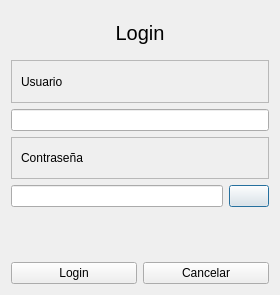
<?xml version="1.0" encoding="UTF-8"?>
<ui version="4.0">
 <class>Dialog</class>
 <widget class="QDialog" name="Dialog">
  <property name="geometry">
   <rect>
    <x>0</x>
    <y>0</y>
    <width>280</width>
    <height>295</height>
   </rect>
  </property>
  <property name="minimumSize">
   <size>
    <width>280</width>
    <height>295</height>
   </size>
  </property>
  <property name="maximumSize">
   <size>
    <width>280</width>
    <height>295</height>
   </size>
  </property>
  <property name="windowTitle">
   <string>Dialog</string>
  </property>
  <layout class="QVBoxLayout" name="verticalLayout">
   <item>
    <widget class="QLabel" name="title">
     <property name="styleSheet">
      <string notr="true">font-size: 20px ;</string>
     </property>
     <property name="text">
      <string>Login</string>
     </property>
     <property name="alignment">
      <set>Qt::AlignCenter</set>
     </property>
    </widget>
   </item>
   <item>
    <widget class="QFrame" name="frame_3">
     <property name="frameShape">
      <enum>QFrame::StyledPanel</enum>
     </property>
     <property name="frameShadow">
      <enum>QFrame::Raised</enum>
     </property>
     <layout class="QGridLayout" name="gridLayout">
      <item row="0" column="0">
       <widget class="QLabel" name="username_2">
        <property name="text">
         <string>Usuario</string>
        </property>
       </widget>
      </item>
     </layout>
    </widget>
   </item>
   <item>
    <widget class="QLineEdit" name="usernamefield">
     <property name="text">
      <string/>
     </property>
    </widget>
   </item>
   <item>
    <widget class="QFrame" name="frame_2">
     <property name="autoFillBackground">
      <bool>false</bool>
     </property>
     <property name="frameShape">
      <enum>QFrame::StyledPanel</enum>
     </property>
     <property name="frameShadow">
      <enum>QFrame::Raised</enum>
     </property>
     <property name="lineWidth">
      <number>234</number>
     </property>
     <property name="midLineWidth">
      <number>13</number>
     </property>
     <layout class="QGridLayout" name="gridLayout_2">
      <item row="0" column="0">
       <widget class="QLabel" name="password">
        <property name="text">
         <string>Contraseña</string>
        </property>
       </widget>
      </item>
     </layout>
    </widget>
   </item>
   <item>
    <layout class="QHBoxLayout" name="horizontalLayout_2">
     <item>
      <widget class="QLineEdit" name="passwordfield">
       <property name="text">
        <string/>
       </property>
       <property name="echoMode">
        <enum>QLineEdit::Password</enum>
       </property>
      </widget>
     </item>
     <item>
      <widget class="QPushButton" name="oculto">
       <property name="text">
        <string/>
       </property>
       <property name="icon">
        <iconset>
         <normaloff>oculto.png</normaloff>oculto.png</iconset>
       </property>
       <property name="shown" stdset="0">
        <iconset>
         <normaloff>visible.png</normaloff>visible.png</iconset>
       </property>
      </widget>
     </item>
    </layout>
   </item>
   <item>
    <widget class="QLabel" name="error_label">
     <property name="enabled">
      <bool>true</bool>
     </property>
     <property name="styleSheet">
      <string notr="true">color:red</string>
     </property>
     <property name="text">
      <string/>
     </property>
     <property name="alignment">
      <set>Qt::AlignCenter</set>
     </property>
    </widget>
   </item>
   <item>
    <layout class="QHBoxLayout" name="horizontalLayout">
     <item>
      <widget class="QPushButton" name="positive">
       <property name="text">
        <string>Login</string>
       </property>
      </widget>
     </item>
     <item>
      <widget class="QPushButton" name="negative">
       <property name="text">
        <string>Cancelar</string>
       </property>
      </widget>
     </item>
    </layout>
   </item>
  </layout>
 </widget>
 <resources>
  <include location="resources.qrc"/>
 </resources>
 <connections/>
</ui>
